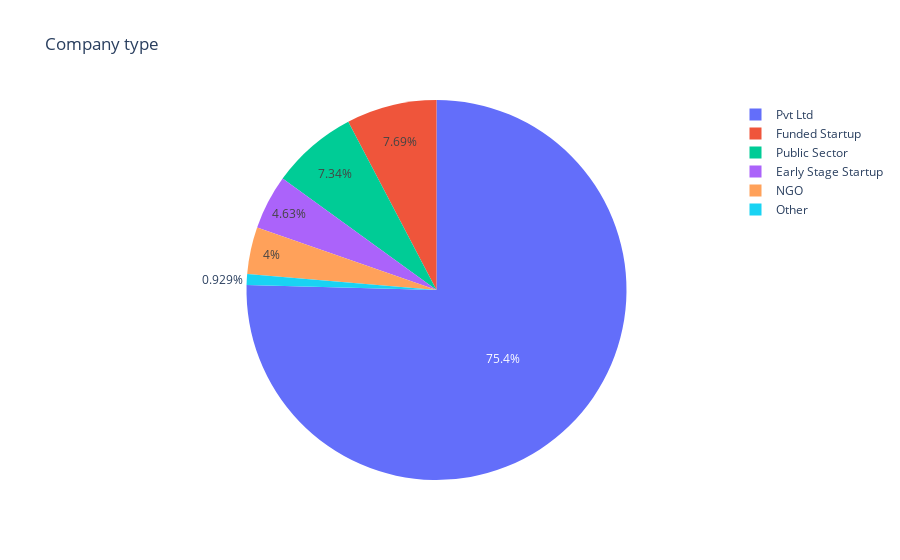

The notebook cell saved with this chart:
### Code cell
make_plot('company_type', 'Company type')

### Figure 1 — Plotly figure (JSON) as saved in the notebook; plotly's stock layout.template omitted (floating-point values rounded to 4 significant figures)
{"data": [{"domain": {"x": [0, 1], "y": [0, 1]}, "hovertemplate": "company_type=%{label}<br>count=%{value}<extra></extra>", "labels": ["Pvt Ltd", "Funded Startup", "Public Sector", "Early Stage Startup", "NGO", "Other"], "legendgroup": "", "name": "", "showlegend": true, "type": "pie", "values": [9817, 1001, 955, 603, 521, 121]}], "layout": {"legend": {"tracegroupgap": 0}, "title": {"text": "Company type"}}}
